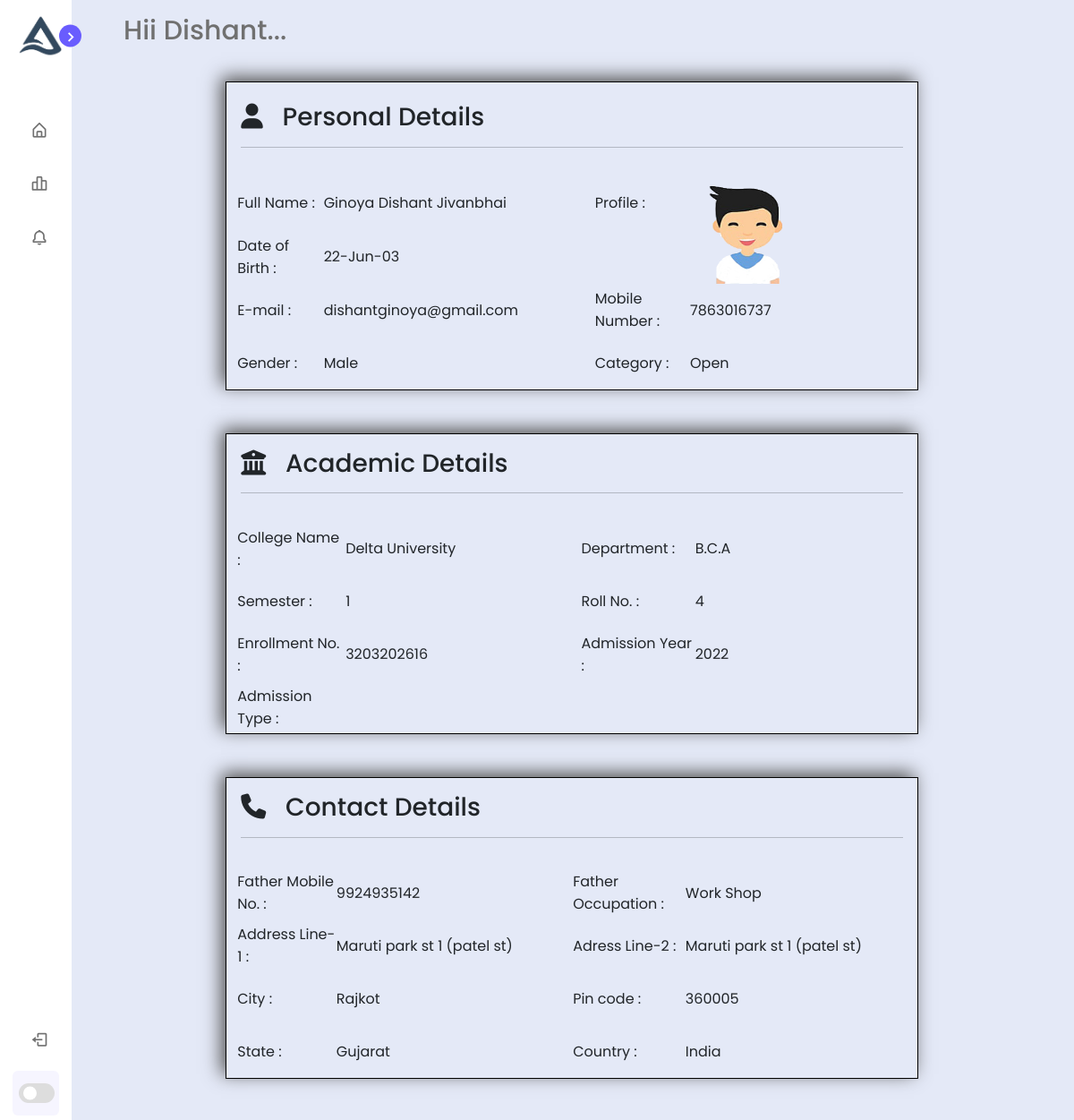
Page /Student/student_index.php (signed in) on the committed database.
### tables this page shows
CREATE TABLE `student_info` (
  `id` int(11) NOT NULL,
  `stu_id` varchar(30) DEFAULT NULL,
  `enrollment` double DEFAULT NULL,
  `password` varchar(50) DEFAULT NULL,
  `student_name` varchar(50) NOT NULL,
  `last_name` varchar(20) NOT NULL,
  `student_image` varchar(255) NOT NULL,
  `birth_date` date NOT NULL,
  `email` varchar(100) NOT NULL,
  `phone_number` bigint(20) NOT NULL,
  `gender` varchar(10) NOT NULL,
  `status` varchar(10) NOT NULL,
  `branch` varchar(10) NOT NULL,
  `admission_date` varchar(50) NOT NULL,
  `category` varchar(30) NOT NULL,
  `father_name` varchar(30) NOT NULL,
  `father_phone_no` bigint(20) NOT NULL,
  `father_occupation` varchar(50) NOT NULL,
  `address` varchar(200) NOT NULL,
  `pincode` int(11) NOT NULL,
  `city` varchar(30) NOT NULL,
  `action` varchar(20) NOT NULL
);

### Student/student_index.php (the view, shortened to what this page needs)
<link rel="stylesheet" href="https://cdnjs.cloudflare.com/ajax/libs/font-awesome/6.1.1/css/all.min.css" />
<link href="https://cdn.jsdelivr.net/npm/bootstrap@5.1.3/dist/css/bootstrap.min.css" rel="stylesheet">
<?php include('student_sidebar.php') ?>
<section class="home">
	<div class="text"> Hii <?php echo $_SESSION['name'] ?>... </div>
	<?php
	$info = $_SESSION['name'];
	$select = " SELECT * FROM student_info WHERE student_name ='$info' ";
	$result = mysqli_query($conn, $select);
	if ($row = mysqli_fetch_array($result)) {
	?>
		<div class="container-md mb-5 color w-75">
			<div class="row ">
				<div class="col-12 p-3">
					<h3> <i class="fa fa-thin fa-user mt-2"></i> &nbsp; Personal Details </h3>
					<hr>
				</div>
				<div class="col-12">
					<table class="color">
						<tr>
							<td class="t1"> Full Name :</td>
							<td class="t2"><?php echo $row['last_name'] . " " . $row['student_name'] . " " . $row['father_name'] ?></td>
							<td class="t1"> Profile :</td>
							<td class="t2 " rowspan="2" valign="top"> <img src="<?php echo $row['student_image']; ?>" height="120px" width="120px"> </td>
						</tr>
						<tr>
							<td class="t1"> Date of Birth : </td>
							<td class="t2"><?php echo date("d-M-y", strtotime($row["birth_date"])); ?> </td>
						</tr>
						<tr>
							<td class="t1"> E-mail :</td>
							<td class="t2"> <?php echo $row['email'] ?> </td>
							<td class="t1"> Mobile Number :</td>
							<td class="t2"> <?php echo $row['phone_number'] ?> </td>
						</tr>
						<tr>
							<td class="t1"> Gender : </td>
							<td class="t2"> <?php echo $row['gender'] ?> </td>
							<td class="t1"> Category :</td>
							<td class="t2"> <?php echo $row['category'] ?> </td>
						</tr>
					</table>
				</div>
			</div>
		</div>
		<div class="container-md mb-5 color w-75">
			<div class="row">
				<div class="col-12 p-3">
					<h3> <i class="fa fa-solid fa-building-columns"></i> &nbsp; Academic Details </h3>
					<hr>
				</div>
				<div class="col-12">
					<table class="color">
						<tr>
							<td class="t1"> College Name :</td>
							<td class="t2"> Delta University </td>
							<td class="t1"> Department :</td>
							<td class="t2"> <?php echo $row['branch'] ?> </td>
						</tr>
						<tr>
							<td class="t1"> Semester :</td>
							<td class="t2"> 1 </td>
							<td class="t1"> Roll No. :</td>
							<td class="t2"> 4 </td>
						</tr>
						<tr>
							<td class="t1"> Enrollment No. :</td>
							<td class="t2"> <?php echo $row['enrollment'] ?> </td>
							<td class="t1"> Admission Year : </td>
							<td class="t2"> 20<?php echo date("y", strtotime($row["admission_date"])); ?> </td>
						</tr>
						<tr>
							<td class="t1"> Admission Type :</td>
							<td class="t2"> </td>
							<td class="t1"> </td>
							<td class="t2"> </td>
						</tr>
					</table>
				</div>
			</div>
		</div>
		<div class="container-md color w-75">
			<div class="row">
				<div class="col-12 p-3 ">
					<h3><i class="fa fa-phone"></i> &nbsp; Contact Details </h3>
					<hr>
				</div>
				<div class="col-12">
					<table class="color">
						<tr>
							<td class="t1"> Father Mobile No. : </td>
							<td class="t2"> <?php echo $row['father_phone_no'] ?> </td>
							<td class="t1"> Father Occupation :</td>
							<td class="t2"> <?php echo $row['father_occupation'] ?> </td>
						</tr>
						<tr>
							<td class="t1"> Address Line-1 :</td>
							<td class="t2"> <?php echo $row['address'] ?> </td>
							<td class="t1"> Adress Line-2 : </td>
							<td class="t2"> <?php echo $row['address'] ?> </td>
						</tr>
						<tr>
							<td class="t1"> City :</td>
							<td class="t2"> <?php echo $row['city'] ?> </td>
							<td class="t1"> Pin code :</td>
							<td class="t2"> <?php echo $row['pincode'] ?> </td>
						</tr>
						<tr>
							<td class="t1"> State :</td>
							<td class="t2"> Gujarat </td>
							<td class="t1"> Country :</td>
							<td class="t2"> India </td>
						</tr>
					</table>
				</div>
			</div>
		</div>
		<br>
	<?php
	} ?>
</section>
</body>
</html>

### assets/css/dashboard.css (style rules this page uses)
* { margin: 0; padding: 0; box-sizing: border-box; font-family: 'Poppins', sans-serif; }
body { min-height: 100vh; background-color: var(--body-color); transition: var(--tran-05); }
.home { position: absolute; top: 0; left: 250px; height: 100vh; width: calc(100% - 250px); background-color: var(--body-color); transition: var(--tran-05); }
.home .text { font-size: 30px; font-weight: 500; color: var(--text-color); padding: 12px 60px; }
.sidebar.close ~ .home { left: 78px; height: 100vh; width: calc(100% - 78px); }

### Student/student_index.php (style rules this page uses)
.t1 { width: 160px; height: 59px; }
.t2 { width: 450px; height: 59px; }
.row { border: 1px solid black; margin: 22px; box-shadow: 5px 5px 5px #555555; box-shadow: -5px -5px 19px #555555; }

### rows in the picture
student_info: last_name "Ginoya", student_name "Dishant", father_name "Jivanbhai", student_image (picture), birth_date "22-Jun-03", email "dishantginoya@gmail.com", phone_number "7863016737", gender "Male", category "Open", branch "B.C.A", enrollment "3203202616", admission_date "22", father_phone_no "9924935142", father_occupation "Work Shop", address "Maruti park st 1 (patel st)", city "Rajkot", pincode "360005"

### other values in the picture
$_SESSION['name'] "Dishant"
